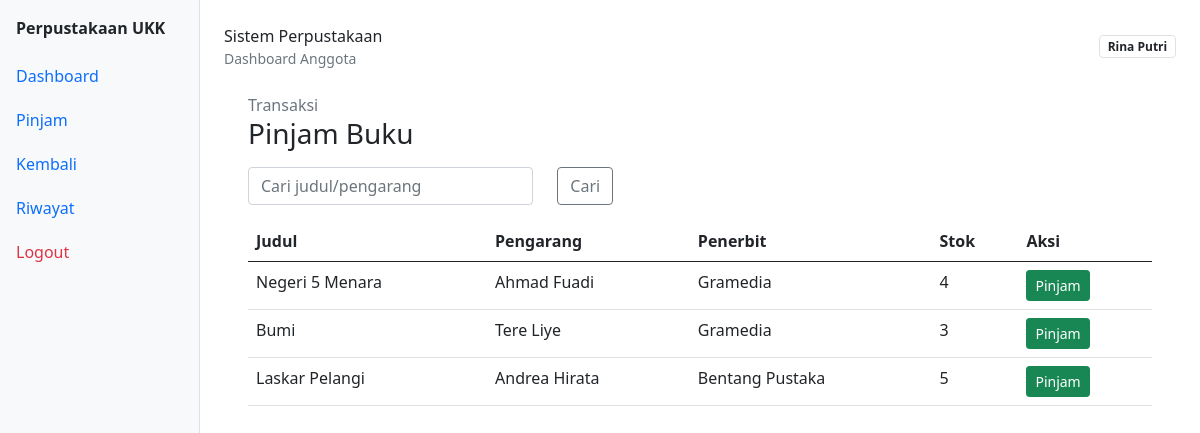
/siswa/pinjam.php (signed in), run on the app's committed database.
### tables this page shows
CREATE TABLE anggota (
  id_anggota INT AUTO_INCREMENT PRIMARY KEY,
  nis VARCHAR(20) UNIQUE,
  nama VARCHAR(100),
  kelas VARCHAR(20),
  username VARCHAR(50) UNIQUE,
  password VARCHAR(255)
);

CREATE TABLE buku (
  id_buku INT AUTO_INCREMENT PRIMARY KEY,
  judul VARCHAR(150),
  pengarang VARCHAR(100),
  penerbit VARCHAR(100),
  stok INT DEFAULT 0
);

### siswa/pinjam.php (the view, shortened to what this page needs)
<?php
require_once __DIR__ . '/../config/db.php';
$q = trim($_GET['q'] ?? '');
$buku = [];
if ($q !== '') {
    $like = '%' . $q . '%';
    $stmt = $conn->prepare("SELECT id_buku, judul, pengarang, penerbit, stok FROM buku WHERE judul LIKE ? OR pengarang LIKE ? ORDER BY id_buku DESC");
    $stmt->bind_param("ss", $like, $like);
    $stmt->execute();
    $result = $stmt->get_result();
    $buku = $result->fetch_all(MYSQLI_ASSOC);
    $stmt->close();
} else {
    $result = $conn->query("SELECT id_buku, judul, pengarang, penerbit, stok FROM buku ORDER BY id_buku DESC");
    if ($result) {
        $buku = $result->fetch_all(MYSQLI_ASSOC);
    }
}
?>
<!doctype html>
<html lang="id">
<head>
    <link href="/perpustakaan_ukk/bootstrap.min.css" rel="stylesheet">
</head>
<body>
<?php require_once __DIR__ . '/../partials/siswa_header.php'; ?>
<div class="container">
    <div class="d-flex justify-content-between align-items-center mb-3">
        <div>
            <div class="text-muted">Transaksi</div>
            <h3 class="mb-0 fw-semibold">Pinjam Buku</h3>
        </div>
        <span class="badge">Anggota</span>
    </div>
    <form class="mb-3" method="get">
        <div class="row">
            <div class="col-md-4">
                <input type="text" name="q" class="form-control" placeholder="Cari judul/pengarang" value="<?php echo htmlspecialchars($q); ?>">
            </div>
            <div class="col-md-2">
                <button class="btn btn-outline-secondary" type="submit">Cari</button>
            </div>
        </div>
    </form>
    <table class="table">
        <thead>
            <tr>
                <th>Judul</th>
                <th>Pengarang</th>
                <th>Penerbit</th>
                <th>Stok</th>
                <th>Aksi</th>
            </tr>
        </thead>
        <tbody>
        <?php if (count($buku) === 0): ?>
            <tr><td colspan="5">Belum ada data.</td></tr>
        <?php else: ?>
            <?php foreach ($buku as $row): ?>
                <tr>
                    <td><?php echo htmlspecialchars($row['judul']); ?></td>
                    <td><?php echo htmlspecialchars($row['pengarang']); ?></td>
                    <td><?php echo htmlspecialchars($row['penerbit']); ?></td>
                    <td><?php echo (int)$row['stok']; ?></td>
                    <td>
                        <form method="post" style="display:inline;">
                            <button class="btn btn-success btn-sm" type="submit" <?php echo (int)$row['stok'] <= 0 ? 'disabled' : ''; ?>>
                                Pinjam
                            </button>
                        </form>
                    </td>
                </tr>
            <?php endforeach; ?>
        <?php endif; ?>
        </tbody>
    </table>
</div>
</main>
</div>
</div>
</body>
</html>

### partials/siswa_header.php (shortened to what this page needs)
<?php
require_once __DIR__ . '/../config/db.php';
$display_name = 'Anggota';
if (isset($_SESSION['id_anggota'])) {
    $id = (int)$_SESSION['id_anggota'];
    $stmt = $conn->prepare("SELECT nama FROM anggota WHERE id_anggota=?");
    $stmt->bind_param("i", $id);
    $stmt->execute();
    $stmt->bind_result($nama);
    if ($stmt->fetch()) {
        $display_name = $nama;
    }
}
?>
<div class="container-fluid">
    <div class="row min-vh-100">
        <aside class="col-lg-2 col-md-3 bg-light border-end p-3">
            <div class="fw-bold mb-3">Perpustakaan UKK</div>
            <nav class="nav flex-column gap-1">
                <a class="nav-link px-0" href="/perpustakaan_ukk/siswa/index.php">Dashboard</a>
                <a class="nav-link px-0" href="/perpustakaan_ukk/siswa/pinjam.php">Pinjam</a>
                <a class="nav-link px-0" href="/perpustakaan_ukk/siswa/kembali.php">Kembali</a>
                <a class="nav-link px-0" href="/perpustakaan_ukk/siswa/riwayat.php">Riwayat</a>
                <a class="nav-link px-0 text-danger" href="/perpustakaan_ukk/auth/logout.php">Logout</a>
            </nav>
        </aside>
        <main class="col-lg-10 col-md-9 p-4">
            <div class="d-flex justify-content-between align-items-center mb-4">
                <div>
                    <div class="fw-semibold">Sistem Perpustakaan</div>
                    <div class="text-muted small">Dashboard Anggota</div>
                </div>
                <span class="badge text-bg-light border text-dark"><?php echo htmlspecialchars($display_name); ?></span>
            </div>

### data on the page
anggota: nama "Rina Putri"
buku: judul "Negeri 5 Menara", pengarang "Ahmad Fuadi", penerbit "Gramedia", stok "4"
buku: judul "Bumi", pengarang "Tere Liye", penerbit "Gramedia", stok "3"
buku: judul "Laskar Pelangi", pengarang "Andrea Hirata", penerbit "Bentang Pustaka", stok "5"
